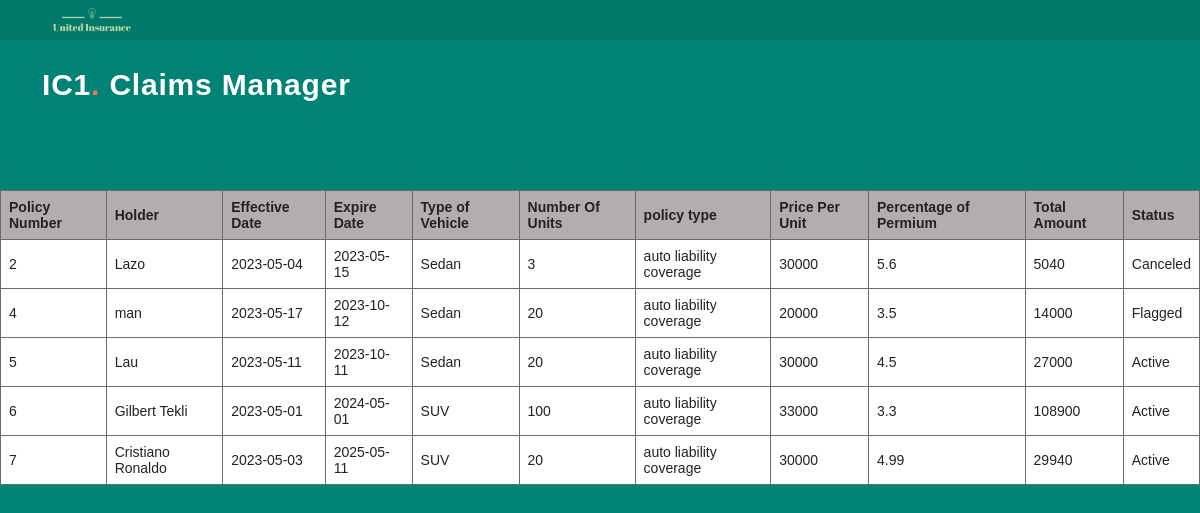
Screenshot of /pages/test.php with the database file from the repository.
### tables this page shows
CREATE TABLE IF NOT EXISTS `policy_details` (
  `ID` int NOT NULL,
  `Vehicle_Type` varchar(100) NOT NULL,
  `Number_Of_Units` int NOT NULL,
  `Policy_Type` varchar(1000) NOT NULL,
  `Price_Per_Unit` int NOT NULL,
  `Percentage_Of_Permium` float NOT NULL,
  `Total_Perm` float NOT NULL,
  `Currency` varchar(10) DEFAULT 'Dollar',
  `Coverage_Per_Unit` float NOT NULL,
  `Third_Party_Coverage` float NOT NULL,
  `Coverage` int NOT NULL,
  `Manufacturer` varchar(50) NOT NULL,
  `Comments` varchar(10000) DEFAULT '-',
  PRIMARY KEY (`ID`)
);

CREATE TABLE IF NOT EXISTS `policies` (
  `ID` int NOT NULL,
  `PolicyNumber` int NOT NULL,
  `Holder` varchar(100) NOT NULL,
  `PolicyEffectiveDate` date NOT NULL,
  `PolicyExpireDate` date NOT NULL,
  `TotalAmount` int NOT NULL,
  `Status` varchar(100) NOT NULL DEFAULT 'Pending',
  PRIMARY KEY (`ID`)
);

### functions/functions.php (the view, shortened to what this page needs)
<?php
function displaypolicies(){
      $conn = mysqli_connect('localhost', 'root', 'root', 'ic1');
      $sql = "SELECT PolicyNumber,Holder, PolicyEffectiveDate, PolicyExpireDate, TotalAmount, Status FROM policies";
      $result = mysqli_query($conn, $sql);
      if (mysqli_num_rows($result) > 0) {
          echo "<table class='main-table'>";
          echo "<tr><th>Policy Number</th><th>Holder</th><th>Effective Date</th><th>Expire Date</th><th>Type of Vehicle</th><th>Number Of Units</th><th>policy type</th><th>Price Per Unit</th><th>Percentage of Permium</th><th>Total Amount</th><th>Status</th></tr>";
          while ($row = mysqli_fetch_assoc($result)) {
             $id = $row['PolicyNumber'];
             $sql2 = "SELECT * FROM policy_details WHERE ID = '$id'";
             $result2 = mysqli_query($conn, $sql2);
             if (mysqli_num_rows($result2) > 0) {
             while($row2 = mysqli_fetch_assoc($result2)){
              echo "<tr><td>" . $row["PolicyNumber"] . "</td><td>" . $row["Holder"] . "</td><td>" . $row["PolicyEffectiveDate"] . "</td><td>" . $row["PolicyExpireDate"] . "</td><td>". $row2["Vehicle_Type"] . "</td><td>". $row2["Number_Of_Units"]."</td><td>". $row2["Policy_Type"] . "</td><td>". $row2["Price_Per_Unit"] . "</td><td>". $row2["Percentage_Of_Permium"] . "</td><td>" . $row["TotalAmount"] . "</td><td>" . $row["Status"] .
             "</td></tr>" ;
             }
            }
        }
          echo "</table>";
      } else {
          echo "No policies found.";
      }
}

### pages/test.php (shortened to what this page needs)
<php
//start session
session_start();
//check if user is logged in
if (!isset($_SESSION['username'])) {
    header("Location: ../Index.php");
    exit;
}
?>
<!DOCTYPE html>
<html lang="en">
<head>
  <link href="../assets/css-2/css-3/css/css4-a.css" rel="stylesheet">
  <link href="../assets/css/main.css" rel="stylesheet">
  <link rel = "stylesheet" href = "../styles/table.css">
</head>
<body style= "background: #008374">
  <section id="topbar" class="topbar d-flex align-items-center">
    <div class="container d-flex justify-content-center justify-content-md-between">
      <img src ="../assets/img/United Insurance.png" alt="United Insurance Logo" width="100" height="100" class="d-inline-block align-text-top">
    </div>
  </section>
  <header id="header" class="header d-flex align-items-center">
    <div class="container-fluid container-xl d-flex align-items-center justify-content-between">
      <a class="logo d-flex align-items-center">
        <h1>IC1<span>.</span> Claims Manager</h1>
      </a>
    </div>
  </header>
  <section id="hero" class="hero">
    <?php
      include '../functions/functions.php';
      displaypolicies();
    ?>
  </section>
</body>
</html>

### assets/css/main.css (style rules this page uses)
:root { --font-default: "Open Sans", system-ui, -apple-system, "Segoe UI", Roboto, "Helvetica Neue", Arial, "Noto Sans", "Liberation Sans", sans-serif, "Apple Color Emoji", "Segoe UI Emoji", "Segoe UI Symbol", "Noto Color Emoji"; --font-primary: "Montserrat", sans-serif; --font-secondary: "Poppins", sans-serif; }
:root { --color-default: #222222; --color-primary: #008374; --color-secondary: #f85a40; }
:root { scroll-behavior: smooth; }
body { font-family: var(--font-default); color: var(--color-default); }
a { color: var(--color-primary); text-decoration: none; }
h1, h2, h3, h4, h5, h6 { font-family: var(--font-primary); }
section { padding: 60px 0; overflow: hidden; }
.topbar { background: #00796b; height: 40px; font-size: 14px; transition: all 0.5s; color: #fff; padding: 0; }
.header { transition: all 0.5s; z-index: 997; height: 90px; background-color: var(--color-primary); }
.header .logo h1 { font-size: 30px; margin: 0; font-weight: 600; letter-spacing: 0.8px; color: #fff; font-family: var(--font-primary); }
.header .logo h1 span { color: #f96f59; }
section { scroll-margin-top: 70px; }
.hero { width: 100%; position: relative; background: var(--color-primary); padding: 60px 0 0 0; }

### styles/table.css (style rules this page uses)
.main-table { border-collapse: collapse; width: 100%; font-family: Arial, sans-serif; font-size: 14px; }
.main-table th, table td { padding: 8px; text-align: left; border: 0.5px solid #6b6969; background: WHITE; }
.main-table th { background-color: #b3adad; font-weight: bold; }
.main-table tr:nth-child(even) { background-color: #f9f9f9; }

### rows the page displays
policy_details: ID.PolicyNumber "2", ID.Holder "Lazo", ID.PolicyEffectiveDate "2023-05-04", ID.PolicyExpireDate "2023-05-15", Vehicle_Type "Sedan", Number_Of_Units "3", Policy_Type "auto liability coverage", Price_Per_Unit "30000", Percentage_Of_Permium "5.6", ID.TotalAmount "5040", ID.Status "Canceled"
policy_details: ID.PolicyNumber "4", ID.Holder "man", ID.PolicyEffectiveDate "2023-05-17", ID.PolicyExpireDate "2023-10-12", Vehicle_Type "Sedan", Number_Of_Units "20", Policy_Type "auto liability coverage", Price_Per_Unit "20000", Percentage_Of_Permium "3.5", ID.TotalAmount "14000", ID.Status "Flagged"
policy_details: ID.PolicyNumber "5", ID.Holder "Lau", ID.PolicyEffectiveDate "2023-05-11", ID.PolicyExpireDate "2023-10-11", Vehicle_Type "Sedan", Number_Of_Units "20", Policy_Type "auto liability coverage", Price_Per_Unit "30000", Percentage_Of_Permium "4.5", ID.TotalAmount "27000", ID.Status "Active"
policy_details: ID.PolicyNumber "6", ID.Holder "Gilbert Tekli", ID.PolicyEffectiveDate "2023-05-01", ID.PolicyExpireDate "2024-05-01", Vehicle_Type "SUV", Number_Of_Units "100", Policy_Type "auto liability coverage", Price_Per_Unit "33000", Percentage_Of_Permium "3.3", ID.TotalAmount "108900", ID.Status "Active"
policy_details: ID.PolicyNumber "7", ID.Holder "Cristiano Ronaldo", ID.PolicyEffectiveDate "2023-05-03", ID.PolicyExpireDate "2025-05-11", Vehicle_Type "SUV", Number_Of_Units "20", Policy_Type "auto liability coverage", Price_Per_Unit "30000", Percentage_Of_Permium "4.99", ID.TotalAmount "29940", ID.Status "Active"
